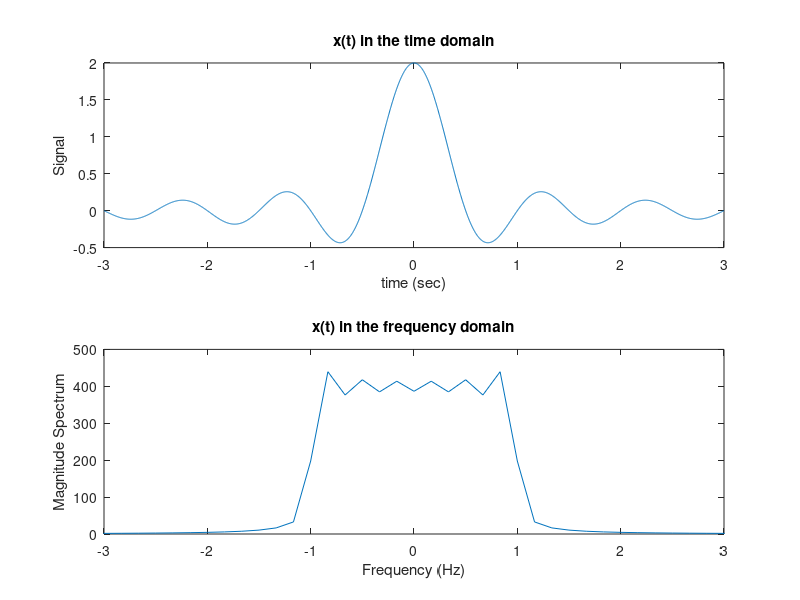

Reproduce this figure in MATLAB. (Note: this script raises an error after producing the figure.)

%part a
wb = 2*pi;
%Örnekleme frekansımı Nyquist frekansının oldukça üzerinde olan 500 Hz olarak seçtik
Fs = 400;
Ts = 1/Fs;
%Zaman ve frekans vektörlerinizi tanımladık
t = -3:Ts:3;
f = linspace(-Fs/2,Fs/2, length(t));
%define your signals, i switched my x and h signal to their sinc
%fonksiyon eşdeğeri
x = 2*sinc(wb*t/pi);
p = cos(100*pi*t);
h = 2*sinc(wb*t/pi);
y = x.*p;
w = y.*p;
v = conv(w,h);
%V için yeni zaman ve frekans vektörleri oluşturduk çünkü bunu yapmamız gerekiyor 
%a karmaşık sinyalin uzunluğu var = length(x1) + length(x2)-1
tv = linspace(-3, 3, length(v));
fv = linspace(-Fs/2,Fs/2, length(v));

%Sinyallerimizi frekans alanında tanımladık.
X = fft(x);
X = fftshift(X);
Xabs = abs(X);

P = fft(p);
P = fftshift(P);
Pabs = abs(P);

H = fft(h);
H = fftshift(H);
Habs = abs(H);

Y = fft(y);
Y = fftshift(Y);
Yabs = abs(Y);

W = fft(w);
W = fftshift(W);
Wabs = abs(W);

V = fft(v);
V = fftshift(V);
Vabs = abs(V);

%Sinyallerinizi çiz
figure(1)
subplot(2,1,1);
plot(t,x);
title('x(t) in the time domain');
xlabel('time (sec)');
ylabel('Signal');
subplot(2,1,2);
plot(f,Xabs);
xlim([-3 3]);
title('x(t) in the frequency domain');
xlabel('Frequency (Hz)');
ylabel('Magnitude Spectrum');
sgtitle('Plot of x(t) in time and frequency domain')

figure(2)
subplot(2,1,1)
plot(t,p);
xlim([-.1 .1]);
title('p(t) in the time domain');
xlabel('time (sec)');
ylabel('Signal');
subplot(2,1,2);
plot(f,Pabs);
xlim([-60 60]);
title('p(t) in the frequency domain');
xlabel('Frequency (Hz)');
ylabel('Magnitude Spectrum');
sgtitle('Plot of p(t) in time and frequency domain');

figure(3)
subplot(2,1,1)
plot(t,y);
xlim([-3 3]);
title('y(t) in the time domain');
xlabel('time (sec)');
ylabel('Signal');
subplot(2,1,2);
plot(f,Yabs);
xlim([-60 60]);
title('y(t) in the frequency domain');
xlabel('Frequency (Hz)');
ylabel('Magnitude Spectrum');
sgtitle('Plot of y(t) in time and frequency domain');

figure(4)
subplot(2,1,1)
plot(t,w);
xlim([-3 3]);
title('w(t) in the time domain');
xlabel('time (sec)');
ylabel('Signal');
subplot(2,1,2);
plot(f,Wabs);
xlim([-110 110]);
title('w(t) in the frequency domain');
xlabel('Frequency (Hz)');
ylabel('Magnitude Spectrum');
sgtitle('Plot of w(t) in time and frequency domain');

figure(5)
subplot(2,1,1)
plot(tv,v);
title('v(t) in the time domain');
xlabel('time (sec)');
ylabel('Signal');
subplot(2,1,2);
plot(fv,Vabs);
xlim([-3 3]);
title('v(t) in the frequency domain');
xlabel('Frequency (Hz)');
ylabel('Magnitude Spectrum');
sgtitle('Plot of v(t) in time and frequency domain');



